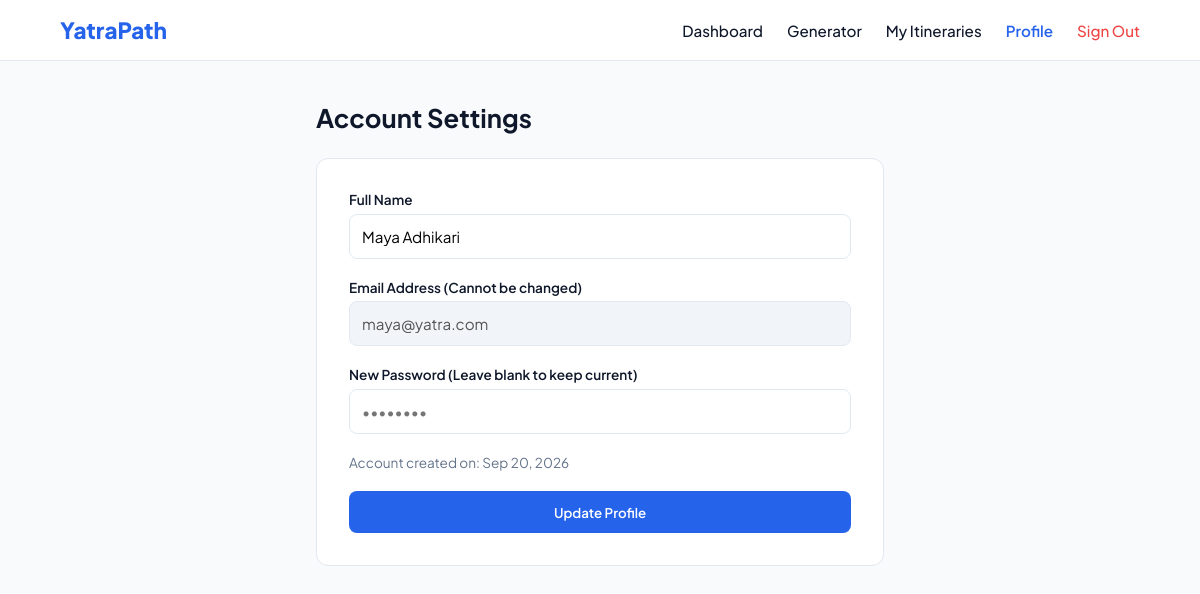
/user/profile.php (signed in), run on the app's committed database.
### tables this page shows
CREATE TABLE `users` (
    `id` INT AUTO_INCREMENT PRIMARY KEY,
    `name` VARCHAR(100) NOT NULL,
    `email` VARCHAR(150) NOT NULL UNIQUE,
    `password` VARCHAR(255) NOT NULL,
    `role` ENUM('traveler', 'admin') NOT NULL DEFAULT 'traveler',
    `status` ENUM('active', 'inactive') NOT NULL DEFAULT 'active',
    `created_at` TIMESTAMP DEFAULT CURRENT_TIMESTAMP,
    `updated_at` TIMESTAMP DEFAULT CURRENT_TIMESTAMP ON UPDATE CURRENT_TIMESTAMP,
    INDEX `idx_users_email` (`email`),
    INDEX `idx_users_role` (`role`)
);

### user/profile.php (the view, shortened to what this page needs)
<?php
$db = Database::getInstance()->getConnection();
$userId = getCurrentUserId();
$userStmt = $db->prepare("SELECT id, name, email, role, status, created_at FROM users WHERE id = ?");
$userStmt->execute([$userId]);
$user = $userStmt->fetch();
?>
<!DOCTYPE html>
<html lang="en">
<head>
</head>
<body>
    <header class="navbar">
        <a href="../homepage.php" class="logo">YatraPath</a>
        <nav class="nav-links">
            <a href="dashboard.php">Dashboard</a>
            <a href="generator.php">Generator</a>
            <a href="itineraries.php">My Itineraries</a>
            <a href="profile.php" style="color: var(--primary); font-weight:600;">Profile</a>
            <a href="../api/auth/logout.php" style="color: #ef4444;">Sign Out</a>
        </nav>
    </header>
    <main class="container">
        <h1 style="font-size: 1.6rem; margin-bottom: 1.5rem;">Account Settings</h1>
        <div class="card">
            <form method="POST">
                <div>
                    <label>Full Name</label>
                    <input type="text" name="name" value="<?= htmlspecialchars($user['name']) ?>" required>
                </div>
                <div>
                    <label>Email Address (Cannot be changed)</label>
                    <input type="email" value="<?= htmlspecialchars($user['email']) ?>" disabled style="background: #f1f5f9;">
                </div>
                <div>
                    <label>New Password (Leave blank to keep current)</label>
                    <input type="password" name="new_password" placeholder="••••••••" minlength="8">
                </div>
                <div style="font-size: 0.85rem; color: var(--muted); margin-bottom: 1.25rem;">
                    Account created on: <?= htmlspecialchars(date('M d, Y', strtotime($user['created_at']))) ?>
                </div>
                <button type="submit" class="btn">Update Profile</button>
            </form>
        </div>
    </main>
</body>
</html>

### user/profile.php (style rules this page uses)
:root { --primary: #2563eb; --bg: #f8fafc; --card: #ffffff; --border: #e2e8f0; --text: #0f172a; --muted: #64748b; }
* { box-sizing: border-box; margin: 0; padding: 0; font-family: 'Plus Jakarta Sans', sans-serif; }
body { background: var(--bg); color: var(--text); }
.navbar { display: flex; justify-content: space-between; align-items: center; padding: 1rem 5%; background: #fff; border-bottom: 1px solid var(--border); }
.logo { font-size: 1.4rem; font-weight: 800; color: var(--primary); text-decoration: none; }
.nav-links { display: flex; gap: 1.5rem; align-items: center; }
.nav-links a { text-decoration: none; color: var(--text); font-weight: 500; font-size: 0.95rem; }
.container { max-width: 600px; margin: 2.5rem auto; padding: 0 1rem; }
.card { background: #fff; border: 1px solid var(--border); border-radius: 12px; padding: 2rem; }
label { display: block; font-weight: 600; font-size: 0.85rem; margin-bottom: 0.35rem; }
input { width: 100%; padding: 0.75rem; border-radius: 8px; border: 1px solid var(--border); font-size: 0.95rem; margin-bottom: 1.25rem; }
.btn { width: 100%; padding: 0.8rem; background: var(--primary); color: #fff; border: none; border-radius: 8px; font-weight: 600; cursor: pointer; }

### data on the page
users: name "Maya Adhikari", email "maya@yatra.com", created_at "Sep 20, 2026"
